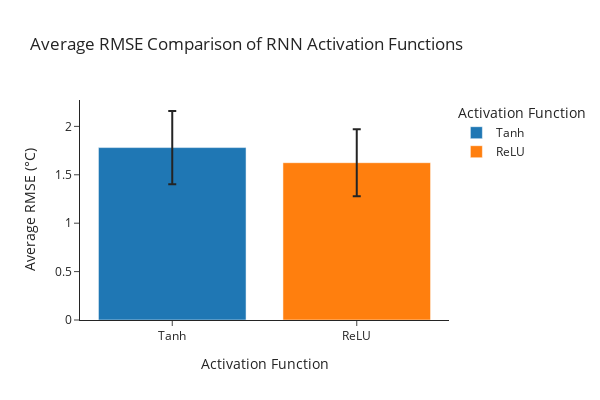

Write notebook code for a chart like this one.
### Markdown cell above
### Barplot of average RMSE validation +/- stdev

### Code cell
rmse_avg_tanh = np.mean(df_val_RMSEs_tanh["rmse"])
rmse_avg_relu = np.mean(df_val_RMSEs_relu["rmse"])
rmse_stdev_tanh = np.std(df_val_RMSEs_tanh["rmse"])
rmse_stdev_relu = np.std(df_val_RMSEs_relu["rmse"])

rmse_dict = {"Activation Function": ["Tanh", "ReLU"],
             "Average RMSE": [rmse_avg_tanh, rmse_avg_relu],
             "Std. Dev. RMSE": [rmse_stdev_tanh, rmse_stdev_relu]}


df_rmse_avg_compare = pd.DataFrame(rmse_dict)

fig = px.bar(df_rmse_avg_compare,
       x="Activation Function",
       y="Average RMSE",
       color="Activation Function",
       template="simple_white",
       error_y="Std. Dev. RMSE",
       title="Average RMSE Comparison of RNN Activation Functions",
       labels={"Average RMSE": "Average RMSE (°C)",},
    #    barmode="group",
       width=600,
       height=400)


# fig.update_layout(legend=dict(yanchor="top", xanchor="left", y=1.2, x=0.01))
fig.show()

### Figure 1 — Plotly figure (JSON) as saved in the notebook; plotly's stock layout.template omitted (floating-point values rounded to 4 significant figures)
{"data": [{"alignmentgroup": "True", "error_y": {"array": [0.3779]}, "hovertemplate": "Activation Function=%{x}<br>Average RMSE (°C)=%{y}<extra></extra>", "legendgroup": "Tanh", "marker": {"color": "#1F77B4", "pattern": {"shape": ""}}, "name": "Tanh", "offsetgroup": "Tanh", "orientation": "v", "showlegend": true, "textposition": "auto", "type": "bar", "x": ["Tanh"], "xaxis": "x", "y": [1.781], "yaxis": "y"}, {"alignmentgroup": "True", "error_y": {"array": [0.3458]}, "hovertemplate": "Activation Function=%{x}<br>Average RMSE (°C)=%{y}<extra></extra>", "legendgroup": "ReLU", "marker": {"color": "#FF7F0E", "pattern": {"shape": ""}}, "name": "ReLU", "offsetgroup": "ReLU", "orientation": "v", "showlegend": true, "textposition": "auto", "type": "bar", "x": ["ReLU"], "xaxis": "x", "y": [1.625], "yaxis": "y"}], "layout": {"barmode": "relative", "height": 400, "legend": {"title": {"text": "Activation Function"}, "tracegroupgap": 0}, "title": {"text": "Average RMSE Comparison of RNN Activation Functions"}, "width": 600, "xaxis": {"anchor": "y", "categoryarray": ["Tanh", "ReLU"], "categoryorder": "array", "domain": [0, 1], "title": {"text": "Activation Function"}}, "yaxis": {"anchor": "x", "domain": [0, 1], "title": {"text": "Average RMSE (°C)"}}}}
